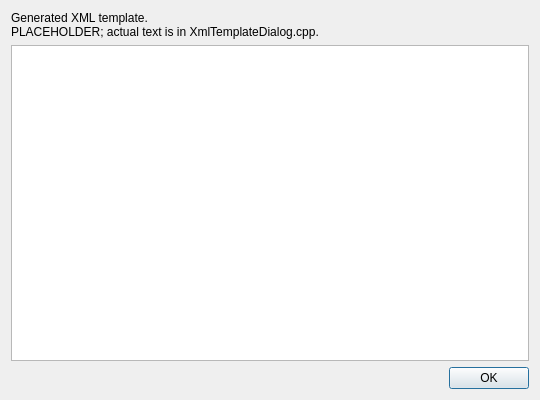
<?xml version="1.0" encoding="UTF-8"?>
<ui version="4.0">
 <class>XmlTemplateDialog</class>
 <widget class="QDialog" name="XmlTemplateDialog">
  <property name="geometry">
   <rect>
    <x>0</x>
    <y>0</y>
    <width>540</width>
    <height>400</height>
   </rect>
  </property>
  <property name="windowTitle">
   <string notr="true">Generated XML Template</string>
  </property>
  <layout class="QVBoxLayout" name="vboxMainLayout">
   <item>
    <widget class="QLabel" name="lblTemplateDesc">
     <property name="text">
      <string notr="true">Generated XML template.
PLACEHOLDER; actual text is in XmlTemplateDialog.cpp.</string>
     </property>
     <property name="textFormat">
      <enum>Qt::PlainText</enum>
     </property>
     <property name="alignment">
      <set>Qt::AlignLeading|Qt::AlignLeft|Qt::AlignTop</set>
     </property>
    </widget>
   </item>
   <item>
    <widget class="QPlainTextEdit" name="txtTemplate">
     <property name="font">
      <font>
       <family>Monospace</family>
      </font>
     </property>
     <property name="readOnly">
      <bool>true</bool>
     </property>
    </widget>
   </item>
   <item>
    <widget class="QDialogButtonBox" name="buttonBox">
     <property name="orientation">
      <enum>Qt::Horizontal</enum>
     </property>
     <property name="standardButtons">
      <set>QDialogButtonBox::Ok</set>
     </property>
    </widget>
   </item>
  </layout>
 </widget>
 <resources/>
 <connections>
  <connection>
   <sender>buttonBox</sender>
   <signal>accepted()</signal>
   <receiver>XmlTemplateDialog</receiver>
   <slot>accept()</slot>
   <hints>
    <hint type="sourcelabel">
     <x>248</x>
     <y>254</y>
    </hint>
    <hint type="destinationlabel">
     <x>157</x>
     <y>274</y>
    </hint>
   </hints>
  </connection>
  <connection>
   <sender>buttonBox</sender>
   <signal>rejected()</signal>
   <receiver>XmlTemplateDialog</receiver>
   <slot>reject()</slot>
   <hints>
    <hint type="sourcelabel">
     <x>316</x>
     <y>260</y>
    </hint>
    <hint type="destinationlabel">
     <x>286</x>
     <y>274</y>
    </hint>
   </hints>
  </connection>
 </connections>
</ui>
